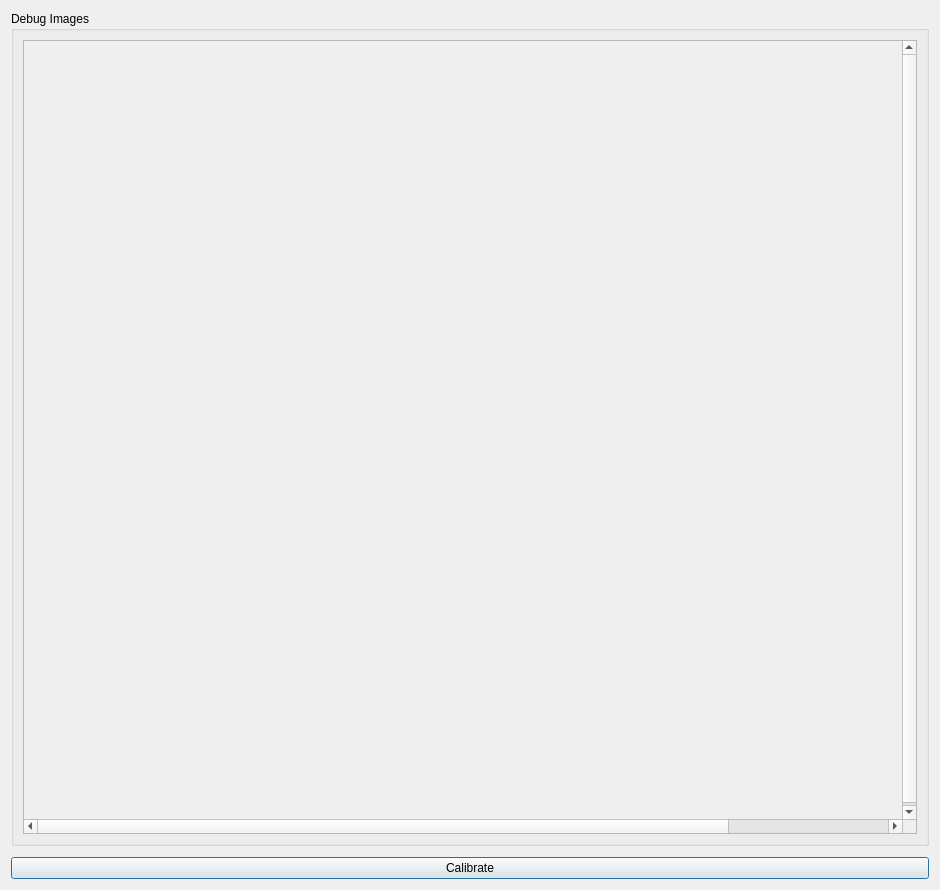
<?xml version="1.0" encoding="UTF-8"?>
<ui version="4.0">
 <class>calibration_dialog_detector</class>
 <widget class="QDialog" name="calibration_dialog_detector">
  <property name="geometry">
   <rect>
    <x>0</x>
    <y>0</y>
    <width>940</width>
    <height>890</height>
   </rect>
  </property>
  <property name="sizePolicy">
   <sizepolicy hsizetype="MinimumExpanding" vsizetype="Expanding">
    <horstretch>0</horstretch>
    <verstretch>0</verstretch>
   </sizepolicy>
  </property>
  <property name="windowTitle">
   <string>Calibration Dialog Detector</string>
  </property>
  <layout class="QVBoxLayout" name="verticalLayout">
   <property name="spacing">
    <number>11</number>
   </property>
   <item>
    <widget class="QGroupBox" name="groupBox">
     <property name="title">
      <string>Debug Images</string>
     </property>
     <layout class="QVBoxLayout" name="verticalLayout_3">
      <item>
       <widget class="QScrollArea" name="scrollArea">
        <property name="widgetResizable">
         <bool>false</bool>
        </property>
        <widget class="QWidget" name="scrollAreaContentsWidget">
         <property name="geometry">
          <rect>
           <x>0</x>
           <y>0</y>
           <width>1081</width>
           <height>781</height>
          </rect>
         </property>
         <property name="sizePolicy">
          <sizepolicy hsizetype="Preferred" vsizetype="Preferred">
           <horstretch>0</horstretch>
           <verstretch>0</verstretch>
          </sizepolicy>
         </property>
         <layout class="QVBoxLayout" name="verticalLayout_2">
          <property name="sizeConstraint">
           <enum>QLayout::SetMinimumSize</enum>
          </property>
          <item>
           <layout class="QVBoxLayout" name="scrollAreaContents"/>
          </item>
         </layout>
        </widget>
       </widget>
      </item>
     </layout>
    </widget>
   </item>
   <item>
    <widget class="QPushButton" name="pushButton">
     <property name="sizePolicy">
      <sizepolicy hsizetype="Minimum" vsizetype="Minimum">
       <horstretch>0</horstretch>
       <verstretch>0</verstretch>
      </sizepolicy>
     </property>
     <property name="cursor">
      <cursorShape>PointingHandCursor</cursorShape>
     </property>
     <property name="text">
      <string>Calibrate</string>
     </property>
     <property name="flat">
      <bool>false</bool>
     </property>
    </widget>
   </item>
  </layout>
  <action name="actionCalibrate">
   <property name="text">
    <string>calibrate</string>
   </property>
  </action>
 </widget>
 <resources/>
 <connections>
  <connection>
   <sender>pushButton</sender>
   <signal>clicked()</signal>
   <receiver>actionCalibrate</receiver>
   <slot>trigger()</slot>
   <hints>
    <hint type="sourcelabel">
     <x>360</x>
     <y>651</y>
    </hint>
    <hint type="destinationlabel">
     <x>-1</x>
     <y>-1</y>
    </hint>
   </hints>
  </connection>
 </connections>
</ui>
